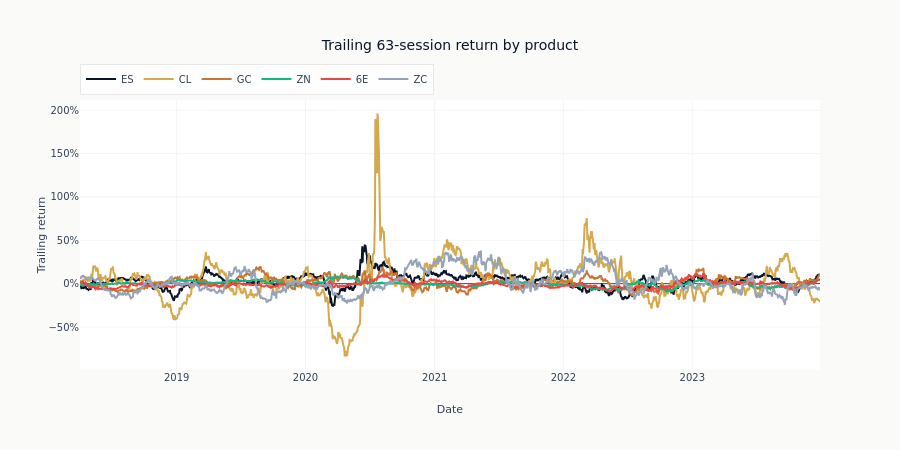

Notebook source saved alongside this figure:
### Code cell
# Visualize momentum by product over time
fig = go.Figure()
for product in PRODUCTS:
    prod_data = momentum_df.filter((pl.col("symbol") == product) & pl.col("momentum").is_not_null())
    fig.add_trace(
        go.Scatter(
            x=prod_data["timestamp"].to_list(),
            y=prod_data["momentum"].to_list(),
            name=product,
            mode="lines",
            line={"color": COLOR_CYCLER[PRODUCTS.index(product)]},
        )
    )

fig.update_layout(
    title=f"Trailing {LOOKBACK}-session return by product",
    xaxis_title="Date",
    yaxis_title="Trailing return",
    yaxis_tickformat=".0%",
    height=450,
    legend=dict(orientation="h", yanchor="bottom", y=1.02),
)
# The widest product is named from the data rather than asserted: START_DATE is a papermill
# parameter, so a shorter window need not contain the 2020 crude-oil episode at all.
_ranges = {
    product: (
        momentum_df.filter((pl.col("symbol") == product) & pl.col("momentum").is_not_null())[
            "momentum"
        ].min(),
        momentum_df.filter((pl.col("symbol") == product) & pl.col("momentum").is_not_null())[
            "momentum"
        ].max(),
    )
    for product in PRODUCTS
}
_widest = max(_ranges, key=lambda k: (_ranges[k][1] or 0) - (_ranges[k][0] or 0))
_lo, _hi = _ranges[_widest]
show_plotly_with_alt(
    fig,
    "Line chart of each product's trailing return over the sample, one line per product. The "
    f"widest is {_widest}, which spans {_lo:.0%} to {_hi:.0%}; the other "
    f"{len(PRODUCTS) - 1} products move over visibly narrower ranges. The dispersion a "
    "cross-sectional ranking trades on comes mostly from whichever product is having its own "
    "episode, which is one product here.",
)

### Figure 1 — Plotly figure (JSON) as saved in the notebook; plotly's stock layout.template omitted (floating-point values rounded to 4 significant figures; data arrays with more than 128 entries replaced by an {"elided": "..."} marker saying what was removed)
{"data": [{"line": {"color": "#0a1628"}, "mode": "lines", "name": "ES", "type": "scatter", "x": {"elided": "1487 str values"}, "y": {"elided": "1487 float values"}}, {"line": {"color": "#D4A84B"}, "mode": "lines", "name": "CL", "type": "scatter", "x": {"elided": "1484 str values"}, "y": {"elided": "1484 float values"}}, {"line": {"color": "#C87533"}, "mode": "lines", "name": "GC", "type": "scatter", "x": {"elided": "1484 str values"}, "y": {"elided": "1484 float values"}}, {"line": {"color": "#10b981"}, "mode": "lines", "name": "ZN", "type": "scatter", "x": {"elided": "1485 str values"}, "y": {"elided": "1485 float values"}}, {"line": {"color": "#ef4444"}, "mode": "lines", "name": "6E", "type": "scatter", "x": {"elided": "1487 str values"}, "y": {"elided": "1487 float values"}}, {"line": {"color": "#94a3b8"}, "mode": "lines", "name": "ZC", "type": "scatter", "x": {"elided": "1446 str values"}, "y": {"elided": "1446 float values"}}], "layout": {"height": 450, "legend": {"orientation": "h", "y": 1.02, "yanchor": "bottom"}, "title": {"text": "Trailing 63-session return by product"}, "xaxis": {"title": {"text": "Date"}}, "yaxis": {"tickformat": ".0%", "title": {"text": "Trailing return"}}}}
